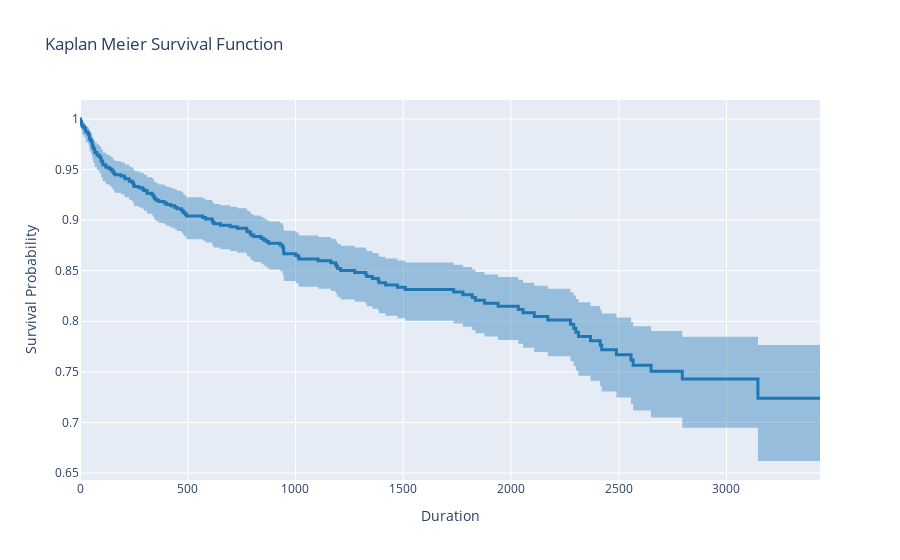

Notebook cell for this chart:
### Markdown cell above
## Confidence Intervals (Greenwood's Formula)

### Code cell
fig = go.Figure()

fig.add_trace(go.Scatter(
    x=kmf.survival_function_.index, y=kmf.survival_function_['KM_estimate'],
    line=dict(shape='hv', width=3, color='rgb(31, 119, 180)'),
    showlegend=False
))

fig.add_trace(go.Scatter(
    x=kmf.confidence_interval_.index, 
    y=kmf.confidence_interval_['KM_estimate_upper_0.95'],
    line=dict(shape='hv', width=0),
    showlegend=False,
))

fig.add_trace(go.Scatter(
    x=kmf.confidence_interval_.index,
    y=kmf.confidence_interval_['KM_estimate_lower_0.95'],
    line=dict(shape='hv', width=0),
    fill='tonexty',
    fillcolor='rgba(31, 119, 180, 0.4)',
    showlegend=False
))

fig.update_layout(
    title= "Kaplan Meier Survival Function",
    xaxis_title="Duration",
    yaxis_title="Survival Probability"
)
fig.write_image(path +"/assets/images/CI_surv.png", scale = 5)
fig.show()

### Figure 1 — Plotly figure (JSON) as saved in the notebook; plotly's stock layout.template omitted (floating-point values rounded to 4 significant figures; data arrays with more than 128 entries replaced by an {"elided": "..."} marker saying what was removed)
{"data": [{"line": {"color": "rgb(31, 119, 180)", "shape": "hv", "width": 3}, "showlegend": false, "type": "scatter", "x": {"elided": "608 int values"}, "y": {"elided": "608 float values"}}, {"line": {"shape": "hv", "width": 0}, "showlegend": false, "type": "scatter", "x": {"elided": "608 int values"}, "y": {"elided": "608 float values"}}, {"fill": "tonexty", "fillcolor": "rgba(31, 119, 180, 0.4)", "line": {"shape": "hv", "width": 0}, "showlegend": false, "type": "scatter", "x": {"elided": "608 int values"}, "y": {"elided": "608 float values"}}], "layout": {"title": {"text": "Kaplan Meier Survival Function"}, "xaxis": {"title": {"text": "Duration"}}, "yaxis": {"title": {"text": "Survival Probability"}}}}
